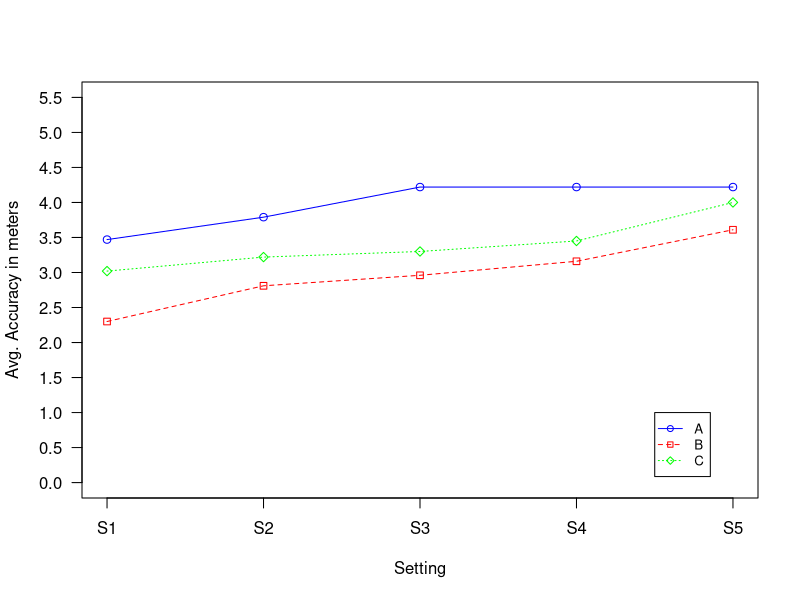

Source code (R):
jsat_wifi <- c(3.47, 3.79, 4.22, 4.22, 4.22)
jsat_wifi_bt <- c(2.30, 2.81, 2.96, 3.16, 3.61)
weka_wifi_bt <- c(3.02, 3.22, 3.30, 3.45, 4.0)

g_range <- range(0,5.5)

png("/home/elch/Documents/master_thesis/results/img/NETWORK_INFRASTRUCTURE_FILTERED.png",500,500)
plot(jsat_wifi, type="o", col="blue", ylim=g_range, 
   axes=FALSE, ann=FALSE)

axis(1, at=1:5, lab=c("S1","S2","S3","S4","S5"))
axis(2, las=1, at=c(0.0,0.5,1.0,1.5,2.0,2.5,3.0,3.5,4.0,4.5,5.0,5.5))

box()

lines(jsat_wifi_bt, type="o", pch=22, lty=2, col="red")
lines(weka_wifi_bt, type="o", pch=23, lty=3, 
   col="green")
title(xlab="Setting")
title(ylab="Avg. Accuracy in meters")

legend(4.5, 1, c("A","B","C"), cex=0.8, 
   col=c("blue","red","green"), pch=21:23, lty=1:3);
graphics.off()
